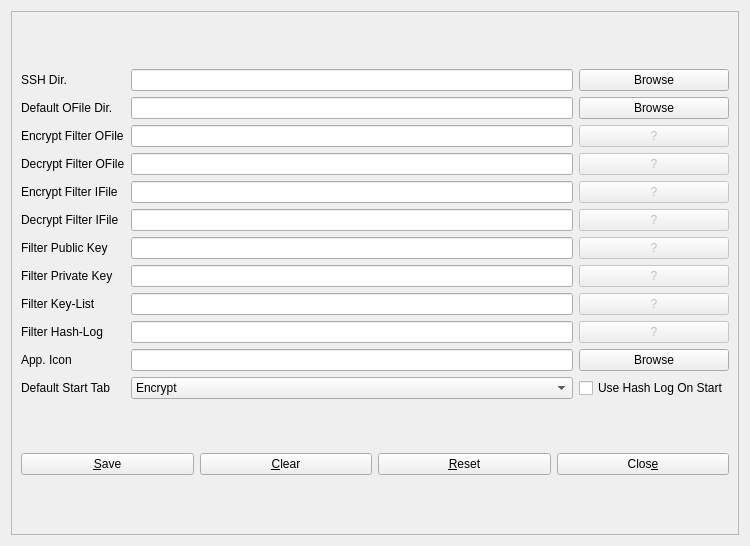
<?xml version="1.0" encoding="UTF-8"?>
<ui version="4.0">
 <class>editSettings</class>
 <widget class="QWidget" name="editSettings">
  <property name="geometry">
   <rect>
    <x>0</x>
    <y>0</y>
    <width>750</width>
    <height>546</height>
   </rect>
  </property>
  <property name="windowTitle">
   <string>Edit Application-Wide Settings</string>
  </property>
  <layout class="QGridLayout" name="gridLayout_2">
   <item row="0" column="1">
    <layout class="QGridLayout" name="gridLayout">
     <item row="0" column="0">
      <widget class="QScrollArea" name="scrollArea">
       <property name="widgetResizable">
        <bool>true</bool>
       </property>
       <widget class="QWidget" name="scrollAreaWidgetContents">
        <property name="geometry">
         <rect>
          <x>0</x>
          <y>0</y>
          <width>728</width>
          <height>524</height>
         </rect>
        </property>
        <layout class="QGridLayout" name="gridLayout_4">
         <item row="0" column="0">
          <layout class="QGridLayout" name="gridLayout_3">
           <item row="4" column="3">
            <widget class="QLineEdit" name="encrypt_filter_ifile"/>
           </item>
           <item row="4" column="4">
            <widget class="QPushButton" name="tool_encrypt_filter_ifile">
             <property name="enabled">
              <bool>false</bool>
             </property>
             <property name="text">
              <string>?</string>
             </property>
            </widget>
           </item>
           <item row="6" column="1">
            <widget class="QLabel" name="label_7">
             <property name="text">
              <string>Filter Public Key</string>
             </property>
            </widget>
           </item>
           <item row="6" column="4">
            <widget class="QPushButton" name="tool_filter_public_key">
             <property name="enabled">
              <bool>false</bool>
             </property>
             <property name="text">
              <string>?</string>
             </property>
            </widget>
           </item>
           <item row="7" column="1">
            <widget class="QLabel" name="label_6">
             <property name="text">
              <string>Filter Private Key</string>
             </property>
            </widget>
           </item>
           <item row="10" column="3">
            <widget class="QLineEdit" name="app_icon"/>
           </item>
           <item row="2" column="3">
            <widget class="QLineEdit" name="encrypt_filter_ofile"/>
           </item>
           <item row="5" column="1">
            <widget class="QLabel" name="label_8">
             <property name="text">
              <string>Decrypt Filter IFile</string>
             </property>
            </widget>
           </item>
           <item row="0" column="3">
            <widget class="QLineEdit" name="ssh_dir"/>
           </item>
           <item row="8" column="1">
            <widget class="QLabel" name="label_5">
             <property name="text">
              <string>Filter Key-List</string>
             </property>
            </widget>
           </item>
           <item row="9" column="1">
            <widget class="QLabel" name="label_4">
             <property name="text">
              <string>Filter Hash-Log</string>
             </property>
            </widget>
           </item>
           <item row="1" column="1">
            <widget class="QLabel" name="label_12">
             <property name="text">
              <string>Default OFile Dir.</string>
             </property>
            </widget>
           </item>
           <item row="9" column="4">
            <widget class="QPushButton" name="tool_filter_hash_log">
             <property name="enabled">
              <bool>false</bool>
             </property>
             <property name="text">
              <string>?</string>
             </property>
            </widget>
           </item>
           <item row="0" column="4">
            <widget class="QPushButton" name="browse_ssh_dir">
             <property name="text">
              <string>Browse</string>
             </property>
            </widget>
           </item>
           <item row="5" column="4">
            <widget class="QPushButton" name="tool_decrypt_filter_ifile">
             <property name="enabled">
              <bool>false</bool>
             </property>
             <property name="text">
              <string>?</string>
             </property>
            </widget>
           </item>
           <item row="7" column="3">
            <widget class="QLineEdit" name="filter_private_key"/>
           </item>
           <item row="8" column="3">
            <widget class="QLineEdit" name="filter_key_list"/>
           </item>
           <item row="1" column="4">
            <widget class="QPushButton" name="browse_default_ofile_dir">
             <property name="text">
              <string>Browse</string>
             </property>
            </widget>
           </item>
           <item row="4" column="1">
            <widget class="QLabel" name="label_9">
             <property name="text">
              <string>Encrypt Filter IFile</string>
             </property>
            </widget>
           </item>
           <item row="11" column="1">
            <widget class="QLabel" name="label_3">
             <property name="text">
              <string>Default Start Tab</string>
             </property>
            </widget>
           </item>
           <item row="3" column="4">
            <widget class="QPushButton" name="tool_decrypt_filter_ofile">
             <property name="enabled">
              <bool>false</bool>
             </property>
             <property name="text">
              <string>?</string>
             </property>
            </widget>
           </item>
           <item row="6" column="3">
            <widget class="QLineEdit" name="filter_public_key"/>
           </item>
           <item row="10" column="4">
            <widget class="QPushButton" name="browse_app_icon">
             <property name="text">
              <string>Browse</string>
             </property>
            </widget>
           </item>
           <item row="8" column="4">
            <widget class="QPushButton" name="tool_filter_key_list">
             <property name="enabled">
              <bool>false</bool>
             </property>
             <property name="text">
              <string>?</string>
             </property>
            </widget>
           </item>
           <item row="2" column="4">
            <widget class="QPushButton" name="tool_encrypt_ofile_filter">
             <property name="enabled">
              <bool>false</bool>
             </property>
             <property name="text">
              <string>?</string>
             </property>
            </widget>
           </item>
           <item row="11" column="4">
            <widget class="QCheckBox" name="useHashLog_on_Start">
             <property name="text">
              <string>Use Hash Log On Start</string>
             </property>
            </widget>
           </item>
           <item row="1" column="3">
            <widget class="QLineEdit" name="default_ofile_dir"/>
           </item>
           <item row="5" column="3">
            <widget class="QLineEdit" name="decrypt_filter_ifile"/>
           </item>
           <item row="7" column="4">
            <widget class="QPushButton" name="tool_filter_private_key">
             <property name="enabled">
              <bool>false</bool>
             </property>
             <property name="text">
              <string>?</string>
             </property>
            </widget>
           </item>
           <item row="11" column="3">
            <widget class="QComboBox" name="default_start_tab">
             <item>
              <property name="text">
               <string>Encrypt</string>
              </property>
             </item>
             <item>
              <property name="text">
               <string>Decrypt</string>
              </property>
             </item>
            </widget>
           </item>
           <item row="3" column="1">
            <widget class="QLabel" name="label_10">
             <property name="text">
              <string>Decrypt Filter OFile</string>
             </property>
            </widget>
           </item>
           <item row="2" column="1">
            <widget class="QLabel" name="label_11">
             <property name="text">
              <string>Encrypt Filter OFile</string>
             </property>
            </widget>
           </item>
           <item row="9" column="3">
            <widget class="QLineEdit" name="filter_hash_log"/>
           </item>
           <item row="10" column="1">
            <widget class="QLabel" name="label">
             <property name="text">
              <string>App. Icon</string>
             </property>
            </widget>
           </item>
           <item row="0" column="1">
            <widget class="QLabel" name="label_13">
             <property name="text">
              <string>SSH Dir.</string>
             </property>
            </widget>
           </item>
           <item row="3" column="3">
            <widget class="QLineEdit" name="decrypt_filter_ofile"/>
           </item>
          </layout>
         </item>
         <item row="1" column="0">
          <layout class="QGridLayout" name="gridLayout_6">
           <item row="0" column="2">
            <widget class="QPushButton" name="reset">
             <property name="toolTip">
              <string>reset fields to defaults from file</string>
             </property>
             <property name="text">
              <string>&amp;Reset</string>
             </property>
            </widget>
           </item>
           <item row="0" column="1">
            <widget class="QPushButton" name="clear">
             <property name="toolTip">
              <string>set all fields to internal defaults</string>
             </property>
             <property name="text">
              <string>&amp;Clear</string>
             </property>
            </widget>
           </item>
           <item row="0" column="3">
            <widget class="QPushButton" name="close">
             <property name="toolTip">
              <string>close dialog without saving</string>
             </property>
             <property name="text">
              <string>Clos&amp;e</string>
             </property>
            </widget>
           </item>
           <item row="0" column="0">
            <widget class="QPushButton" name="save">
             <property name="toolTip">
              <string>save settings to file</string>
             </property>
             <property name="text">
              <string>&amp;Save</string>
             </property>
            </widget>
           </item>
          </layout>
         </item>
        </layout>
       </widget>
      </widget>
     </item>
    </layout>
   </item>
  </layout>
 </widget>
 <resources/>
 <connections/>
</ui>
